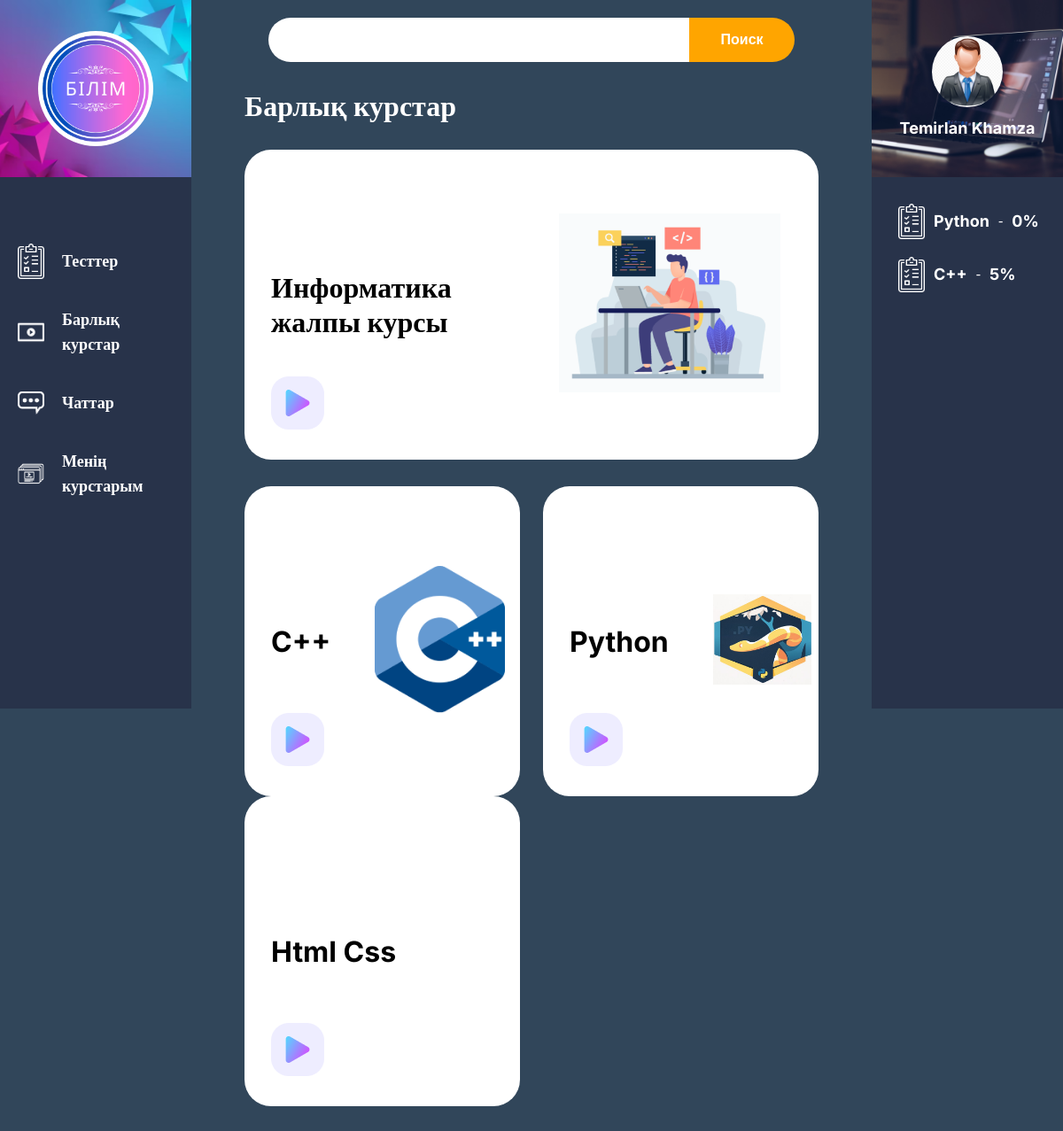
The app's page / (signed in) with its own data.
### online_courses/models.py (models this page shows, shortened)
class CourseGeneral(models.Model):
    author = models.ForeignKey(settings.AUTH_USER_MODEL, on_delete=models.CASCADE)
    title = models.CharField(max_length=30)
    info = models.TextField()
    created_date = models.DateTimeField(default=timezone.now)
    published_date = models.DateTimeField(blank=True, null=True)
    course_icon = models.ImageField(upload_to='media/', blank=True ,default='qwert',null=True)
    def __str__(self):
        return self.title
    class Meta:
        verbose_name = "Курс туралы толық ақпарат"
        verbose_name_plural = "Курстар туралы толық ақпарат"

class AllUserInfo(models.Model):
    user_pk = models.ForeignKey(settings.AUTH_USER_MODEL,on_delete=models.CASCADE)
    first_name=models.CharField(max_length=50)
    last_name=models.CharField(max_length=50)
    city=models.CharField(max_length=20,default='None')
    email=models.EmailField()
    phone=models.CharField(max_length=20,default='None')
    user_icon=models.ImageField(upload_to='icons/')
    user_type=models.CharField(max_length=30, default='student')
    def isUserTeacher(self):
        if(self.user_type == 'student'):
            return False
        else:
            return True
    class Meta:
        verbose_name = "Қолданушы туралы толық ақпарат"
        verbose_name_plural = "Қолданушылар туралы толық ақпарат"

class UserCourseSubscribe(models.Model):
    user_pk=models.ForeignKey(settings.AUTH_USER_MODEL,on_delete=models.CASCADE)
    course_pk=models.ForeignKey(CourseGeneral,on_delete=models.CASCADE)
    grades=models.IntegerField(default=0)
    class Meta:
        verbose_name = "Курсқа жазылым"
        verbose_name_plural = "Курстарға жазылым"

### online_courses/views.py (the view)
# urls.py: path('', views.all_courses, name='all_courses'),
def all_courses(request):
    allCourses=CourseGeneral.objects.all()
    if( request.user.is_authenticated ):
        mycourses=UserCourseSubscribe.objects.filter(user_pk=request.user)
        userInfo=get_object_or_404( AllUserInfo,user_pk=request.user)
    else:
        mycourses={}
        userInfo={}
    return render(request, 'online_courses/index.html', {"courses":allCourses,"mycourses":mycourses,"userInfo":userInfo})

### online_courses/templates/online_courses/index.html
{% extends 'online_courses/main.html' %}
{% load static %}
{% block content %}
        <div class="main-search">
            <form action="#">
                <input type="text">
                <button>Поиск</button>
            </form>
        </div>
        <div class="main-content">
            <h3>Барлық курстар</h3>
            <div class="courses-wrapper">
                {% for course in courses %}
                    <div class="courses-card">
                        <div class="courses-card__left">
                            <h3>
                                {{ course }}
                            </h3>
                            <a href="{% url  'course_details' pk=course.pk  %}" class="courses-play">
                                <img src="{% static 'assets/icon/play.png' %}" alt="">
                            </a>
                        </div>
                        <div class="courses-card__right">
                            <img src="{{ course.course_icon.url }}" alt="">
                        </div>
                    </div>
                {% endfor %}
            </div>
        </div>
        {% endblock %}

### online_courses/templates/online_courses/main.html (shortened to what this page needs)
{% load static %}
<!DOCTYPE html>
<html lang="en">
<head>
    <link rel="stylesheet" href="{% static  'assets/css/main.css' %}">
    <link rel="stylesheet" href="{% static  'assets/css/all-courses.css' %}">
</head>
<body>
    <main class="main">
        <div class="sidebar-left">
            <div class="sidebar-logo">
                <a href="{% url 'all_courses' %}">
                    <img src="{% static  'assets/img/ілім.png' %}" alt="">
                </a>
            </div>
            <div class="sidebar-left__item">
                <a href="{% url 'all_tests' %}">
                    <img src="{% static  'assets/icon/s1.png' %}" alt="">
                    <span>Тесттер</span>
                </a>
                <a href="{% url 'all_courses'%}">
                    <img src="{% static  'assets/icon/video.png' %}" alt="">
                    <span>Барлық курстар</span>
                </a>
                <a href="{% url 'all_chats' %}">
                    <img src="{% static  'assets/icon/chat.png' %}" alt="">
                    <span>Чаттар</span>
                </a>
                {% if userInfo %}
                {% if userInfo.isUserTeacher %}
                <a href="{% url 'teacher_courses' %}">
                    <img src="{% static  'assets/icon/persons.png' %}" alt="">
                    <span>Менің курстарым</span>
                </a>
                {% endif %}
                {% endif %}
            </div>
        </div>
        {% block content %}
        {% endblock %}
        <div class="sidebar-right">
            <div class="sidebar-right__user">
                {% if userInfo %}
                <a href="{% url 'user_profile' %}">
                    {% if userInfo.user_icon %}
                        <img style="border-radius: 50%;" src="{{ userInfo.user_icon.url }}" alt="">
                    {% else %}
                        <img style="border-radius: 50%;" src="{% static  'assets/icon/avatar.png' %}" alt="">
                    {% endif%}
                    <h3>{{ userInfo.first_name }}  {{userInfo.last_name}}  </h3>
                </a>
                {% else %}
                <a href="{% url 'login' %}">
                    <img style="border-radius: 50%;" src="{% static  'assets/icon/avatar.png' %}" alt="">
                    <h3>log in</h3>
                </a>
                {% endif %}
            </div>
            <div class="sidebar-right__stats">
                {% for mycourse in mycourses %}
                <a href="#">
                    <img src="{% static  'assets/icon/s1.png' %}" alt="">
                    <span class="sidebar-right__stats-name">
                        {{ mycourse.course_pk.title }}
                    </span> -
                    <div class="sidebar-right__stats-rating">
                        {{ mycourse.grades}}%
                    </div>
                </a>
                {% endfor %}
            </div>
        </div>
    </main>
</body>
</html>

### online_courses/static/assets/css/main.css (style rules this page uses)
* { padding: 0; margin: 0; text-decoration: none; box-sizing: border-box; }
body { background: #31465a; padding-bottom: 100px; }
.main { display: flex; }
.sidebar-left, .sidebar-right { height: 100vh; width: 18%; }
.sidebar-left { position: fixed; left: 0; top: 0; }
.sidebar-right { position: fixed; right: 0; top: 0; }
.main-content { width: 54%; margin: auto; margin-top: 100px; }
.sidebar-left, .sidebar-right { background: rgb(40, 51, 74); }
.sidebar-logo { display: flex; justify-content: center; align-items: center; height: 200px; width: 100%; background: url(../img/sidebar-logo_back.avif); background-size: cover; background-position: center; }
.sidebar-logo a { display: block; width: 130px; height: 130px; padding: 5px; background-color: #fff; border-radius: 50%; }
.sidebar-logo img { width: 100%; height: 100%; }
.sidebar-left__item img { width: 30px; }
.sidebar-left__item { margin-top: 50px; padding: 20px; }
.sidebar-left__item span { font-family: 'Inter'; font-weight: bold; font-size: 18px; line-height: 28px; color: #fff; }
.sidebar-left__item a { display: flex; align-items: center; gap: 20px; height: 50px; transition: .5s; margin-bottom: 30px; }
.sidebar-right__user { height: 200px; background: url(../img/sidebar-right.jpg); background-size: cover; background-position: center; width: 100%; display: flex; align-items: center; justify-content: center; }
.sidebar-right__user img { width: 80px; height: 80px; display: block; margin: auto; }
.sidebar-right__user h3 { font-family: 'Inter'; font-size: 18px; line-height: 28px; color: #fff; font-weight: bold; text-align: center; margin-top: 10px; }
.sidebar-right__stats { padding: 30px; }
.sidebar-right__stats img { width: 30px; }
.sidebar-right__stats-name { font-family: 'Inter'; font-weight: 700; font-size: 18px; line-height: 28px; color: #fff; }
.sidebar-right__stats-rating { font-family: 'Inter'; font-weight: 700; font-size: 18px; line-height: 28px; color: #fff; }
.sidebar-right__stats a { color: #fff; display: flex; align-items: center; gap: 10px; margin-bottom: 20px; }
.main-search { width: 54.5%; background: #31465a; padding-left: 30px; padding-right: 30px; height: 90px; position: fixed; top: 0px; left: 50%; transform: translateX(-50%); z-index: 9998; }
.main-search form { display: flex; height: 50px; margin-top: 20px; }
.main-search input { width: 80%; height: 100%; border-radius: 35px 0px 0px 35px; border: none; padding-left: 50px; outline: none; }
.main-search button { width: 20%; height: 100%; border-radius: 0px 35px 35px 0px; border: none; outline: none; font-size: 16px; color: #fff; background: orange; font-weight: bold; cursor: pointer; }
.sidebar-left, .sidebar-right { transition: 1s; }

### online_courses/static/assets/css/all-courses.css (style rules this page uses)
.main-content > h3 { font-family: 'Inter'; font-weight: 700; font-size: 32px; color: #FFFFFF; margin-bottom: 30px; }
.courses-wrapper { display: flex; flex-wrap: wrap; justify-content: space-between; gap: 0px; }
.courses-card { display: flex; justify-content: space-between; align-items: center; background: #fff; padding: 30px; position: relative; border-radius: 30px; width: 48%; height: 350px; }
.courses-card:first-child { width: 100%; margin-bottom: 30px; }
.courses-play { position: absolute; bottom: 30px; left: 30px; }
.courses-card__right img { width: 80%; margin-left: 50px; }
.courses-card h3 { font-family: 'Inter'; font-weight: 700; font-size: 32px; line-height: 39px; color: #000000; }

### records on screen
CourseGeneral: title "Информатика жалпы курсы", course_icon (picture)
CourseGeneral: title "C++", course_icon (picture)
CourseGeneral: title "Python", course_icon (picture)
CourseGeneral: title "Html Css"
AllUserInfo: user_icon (picture), first_name "Temirlan", last_name "Khamza"
UserCourseSubscribe: course_pk "Python", grades "0"
UserCourseSubscribe: course_pk "C++", grades "5"
